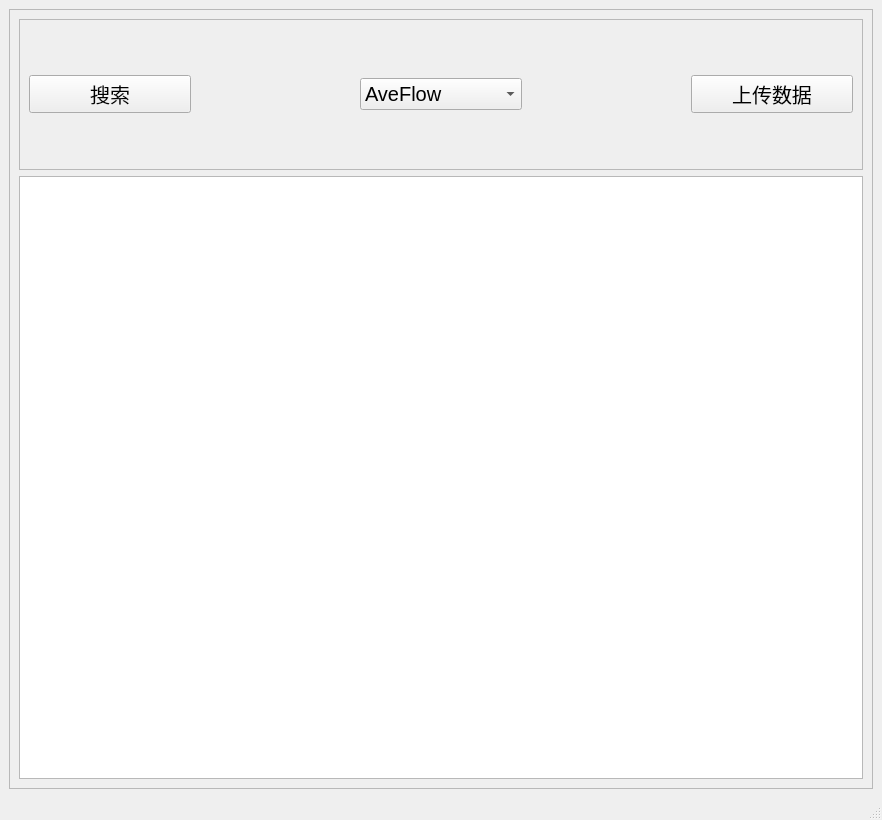
<?xml version="1.0" encoding="UTF-8"?>
<ui version="4.0">
 <class>MainWindow</class>
 <widget class="QMainWindow" name="MainWindow">
  <property name="geometry">
   <rect>
    <x>0</x>
    <y>0</y>
    <width>882</width>
    <height>820</height>
   </rect>
  </property>
  <property name="windowTitle">
   <string>MainWindow</string>
  </property>
  <widget class="QWidget" name="centralwidget">
   <layout class="QVBoxLayout" name="verticalLayout_4">
    <item>
     <widget class="QFrame" name="gridInput">
      <property name="frameShape">
       <enum>QFrame::StyledPanel</enum>
      </property>
      <property name="frameShadow">
       <enum>QFrame::Raised</enum>
      </property>
      <layout class="QVBoxLayout" name="verticalLayout_3" stretch="2,1,4">
       <item>
        <layout class="QGridLayout" name="tableSearch"/>
       </item>
       <item>
        <widget class="QFrame" name="button">
         <property name="frameShape">
          <enum>QFrame::StyledPanel</enum>
         </property>
         <property name="frameShadow">
          <enum>QFrame::Raised</enum>
         </property>
         <layout class="QHBoxLayout" name="horizontalLayout" stretch="1,1,1,1,1">
          <item>
           <widget class="QPushButton" name="buttonSearch">
            <property name="font">
             <font>
              <pointsize>15</pointsize>
             </font>
            </property>
            <property name="text">
             <string>搜索</string>
            </property>
           </widget>
          </item>
          <item>
           <spacer name="horizontalSpacer">
            <property name="orientation">
             <enum>Qt::Horizontal</enum>
            </property>
            <property name="sizeHint" stdset="0">
             <size>
              <width>40</width>
              <height>20</height>
             </size>
            </property>
           </spacer>
          </item>
          <item>
           <widget class="QComboBox" name="comboBoxFigure">
            <property name="font">
             <font>
              <pointsize>15</pointsize>
              <kerning>true</kerning>
             </font>
            </property>
            <property name="focusPolicy">
             <enum>Qt::WheelFocus</enum>
            </property>
            <item>
             <property name="text">
              <string>AveFlow</string>
             </property>
            </item>
            <item>
             <property name="text">
              <string>CellMap</string>
             </property>
            </item>
            <item>
             <property name="text">
              <string>DegreeTotal</string>
             </property>
            </item>
            <item>
             <property name="text">
              <string>PercentBar</string>
             </property>
            </item>
            <item>
             <property name="text">
              <string>PointCon</string>
             </property>
            </item>
            <item>
             <property name="text">
              <string>RB2B</string>
             </property>
            </item>
            <item>
             <property name="text">
              <string>ScatterCon</string>
             </property>
            </item>
           </widget>
          </item>
          <item>
           <spacer name="horizontalSpacer_2">
            <property name="orientation">
             <enum>Qt::Horizontal</enum>
            </property>
            <property name="sizeHint" stdset="0">
             <size>
              <width>40</width>
              <height>20</height>
             </size>
            </property>
           </spacer>
          </item>
          <item>
           <widget class="QPushButton" name="buttonUpload">
            <property name="font">
             <font>
              <pointsize>15</pointsize>
             </font>
            </property>
            <property name="text">
             <string>上传数据</string>
            </property>
           </widget>
          </item>
         </layout>
        </widget>
       </item>
       <item>
        <widget class="QTableWidget" name="tableShow">
         <property name="sizeIncrement">
          <size>
           <width>1</width>
           <height>0</height>
          </size>
         </property>
        </widget>
       </item>
      </layout>
     </widget>
    </item>
   </layout>
  </widget>
  <widget class="QMenuBar" name="menubar">
   <property name="geometry">
    <rect>
     <x>0</x>
     <y>0</y>
     <width>882</width>
     <height>23</height>
    </rect>
   </property>
  </widget>
  <widget class="QStatusBar" name="statusbar"/>
 </widget>
 <resources/>
 <connections/>
</ui>
